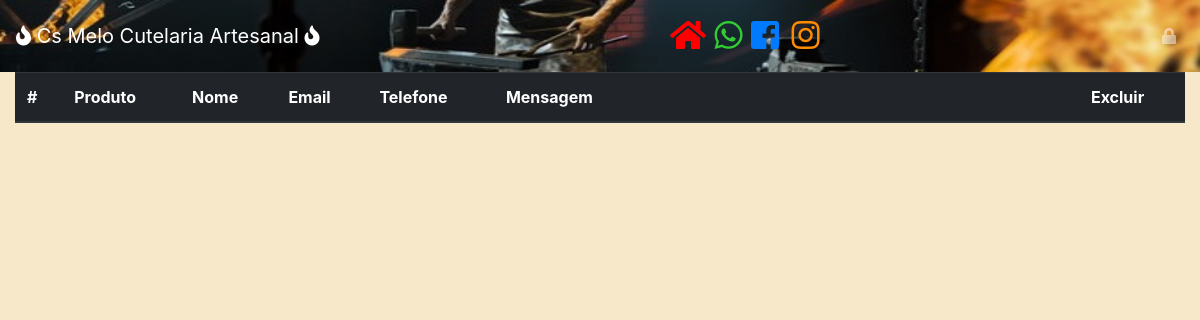
The app's page /mensagens.php, older data.
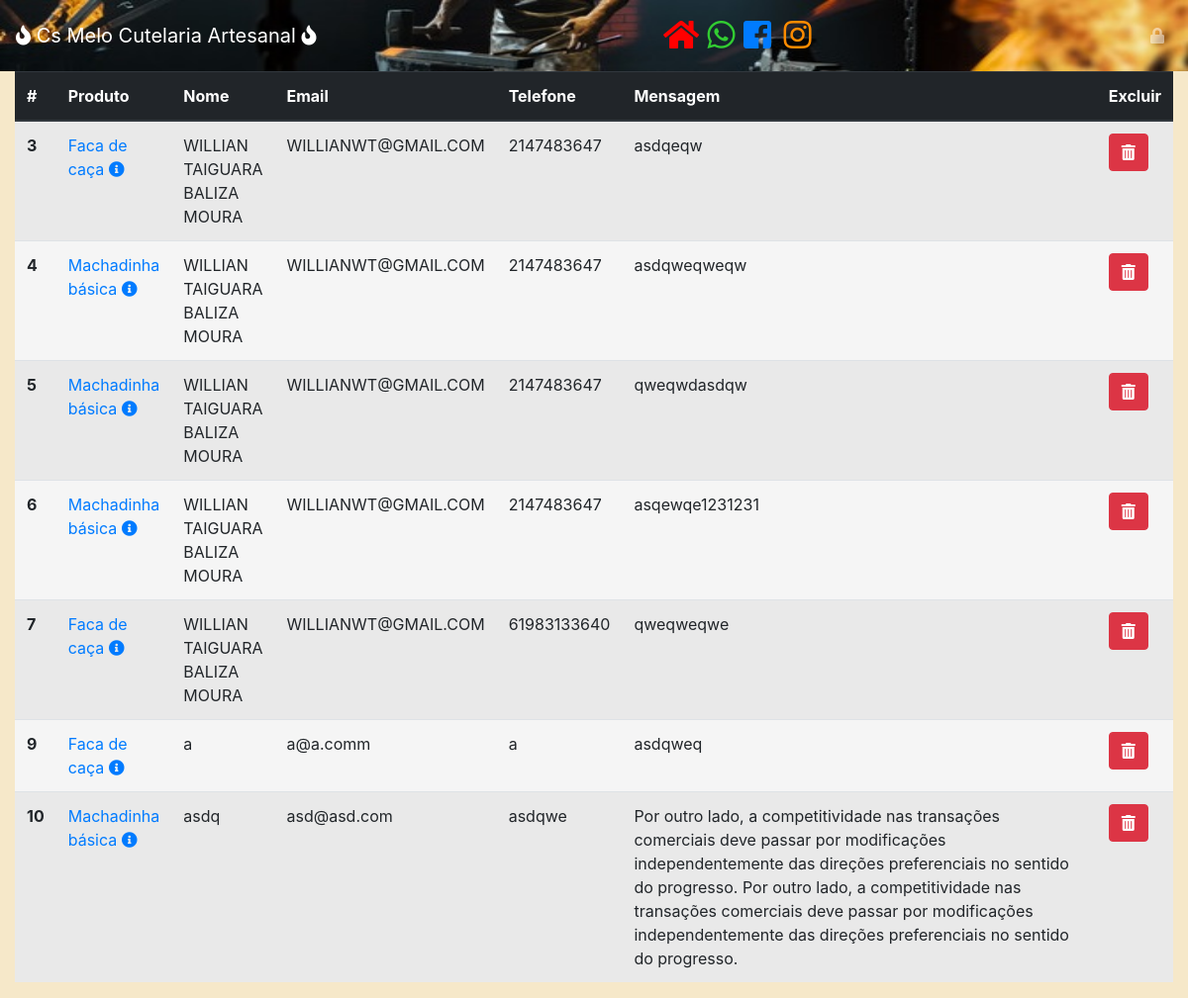
The same page, newer data.
### tables this page shows
CREATE TABLE `mensagens` (
  `id_mensagem` int(11) NOT NULL,
  `id_produto` int(11) NOT NULL,
  `nome_cliente` varchar(200) NOT NULL,
  `email` varchar(300) NOT NULL,
  `telefone` varchar(30) NOT NULL,
  `mensagem` varchar(2000) NOT NULL
);

CREATE TABLE `produto` (
  `id` int(11) NOT NULL,
  `nome_produto` varchar(100) NOT NULL,
  `tamanho_total` varchar(100) NOT NULL,
  `material_lamina` varchar(100) DEFAULT NULL,
  `comprimento_lamina` varchar(100) DEFAULT NULL,
  `largura_lamina` varchar(100) DEFAULT NULL,
  `material_cabo` varchar(100) DEFAULT NULL,
  `comprimento_cabo` varchar(100) DEFAULT NULL,
  `dorso` varchar(100) DEFAULT NULL,
  `cor` varchar(50) DEFAULT NULL,
  `inserido_por` varchar(200) NOT NULL,
  `galeria1` varchar(300) DEFAULT NULL,
  `galeria2` varchar(300) DEFAULT NULL,
  `galeria3` varchar(300) DEFAULT NULL
);

### mensagens.php (the view, shortened to what this page needs)
<?php
include "conexao.php";
include "funcoes.php";
?>
<!doctype html>
<html lang="pt-br">
<head>
    <link rel="stylesheet" href="plugins/bootstrap.css" >
    <link rel="stylesheet" href="plugins/estilo.css" >
    <link rel="stylesheet" href="https://use.fontawesome.com/releases/v5.5.0/css/all.css">
</head>
<body>
<?php menu();
    $sql = "SELECT m.*, p.* FROM mensagens AS m
    INNER JOIN produto AS p
    ON m.id_produto = p.id";
    $res = $conexao->query($sql);
    ?>
<div class="container-fluid">
    <table class="table table-striped table-hover table-responsive-md" style="background-color: whitesmoke;">
        <thead class="thead-dark">
        <tr>
            <th scope="col">#</th>
            <th scope="col">Produto</th>
            <th scope="col">Nome</th>
            <th scope="col">Email</th>
            <th scope="col">Telefone</th>
            <th scope="col" class="w-50">Mensagem</th>
            <th scope="col" class="w-10">Excluir</th>
        </tr>
        </thead>
        <tbody>
        <?php while($row = $res->fetch_assoc()){ ?>
        <tr>
            <th scope="row"><?php echo $row['id_mensagem']; ?></th>
            <td><a class="modalDetalhes" href="javascript:void(0);" data-href="conteudo.php?id=<?php echo $row['id_produto']?>"><?php echo $row['nome_produto'] . " "; ?><i class="fas fa-info-circle fa-md"></i></a></td>
            <td><?php echo $row['nome_cliente']; ?></td>
            <td><?php echo $row['email']; ?></td>
            <td><?php echo $row['telefone']; ?></td>
            <td><?php echo $row['mensagem']; ?></td>
            <td><?php echo '<button onclick="if(confirm(\'tem certeza que deseja excluir a Mensagem '.$row['id_mensagem'].'?\')){location.href=\'deletar.php?id_mensagem='.$row['id_mensagem'].'\';}else{false;}"  class=\'btn btn-danger\'><i class="fas fa-trash-alt"></i></button>'; ?></td>
        </tr>
        <?php } ?>
        </tbody>
    </table>
</div>
</body>
</html>

Row changes from the older to the newer data that the page shows:
added mensagens: id_mensagem "3", id_produto.nome_produto "Faca de caça", nome_cliente "WILLIAN TAIGUARA BALIZA MOURA", email "WILLIANWT@GMAIL.COM", telefone "2147483647", mensagem "asdqeqw"
added mensagens: id_mensagem "4", id_produto.nome_produto "Machadinha básica", nome_cliente "WILLIAN TAIGUARA BALIZA MOURA", email "WILLIANWT@GMAIL.COM", telefone "2147483647", mensagem "asdqweqweqw"
added mensagens: id_mensagem "5", id_produto.nome_produto "Machadinha básica", nome_cliente "WILLIAN TAIGUARA BALIZA MOURA", email "WILLIANWT@GMAIL.COM", telefone "2147483647", mensagem "qweqwdasdqw"
added mensagens: id_mensagem "6", id_produto.nome_produto "Machadinha básica", nome_cliente "WILLIAN TAIGUARA BALIZA MOURA", email "WILLIANWT@GMAIL.COM", telefone "2147483647", mensagem "asqewqe1231231"
added mensagens: id_mensagem "7", id_produto.nome_produto "Faca de caça", nome_cliente "WILLIAN TAIGUARA BALIZA MOURA", email "WILLIANWT@GMAIL.COM", telefone "61983133640", mensagem "qweqweqwe"
added mensagens: id_mensagem "9", id_produto.nome_produto "Faca de caça", nome_cliente "a", email "a@a.comm", telefone "a", mensagem "asdqweq"
added mensagens: id_mensagem "10", id_produto.nome_produto "Machadinha básica", nome_cliente "asdq", email "asd@asd.com", telefone "asdqwe", mensagem "Por outro lado, a competitividade nas transações comerciais deve passar por modificações independentemente das direções preferenciais no sentido do progresso. Por outro lado, a competitividade nas transações comerciais deve passar por modificações independentemente das direções preferenciais no sentido do progresso."
